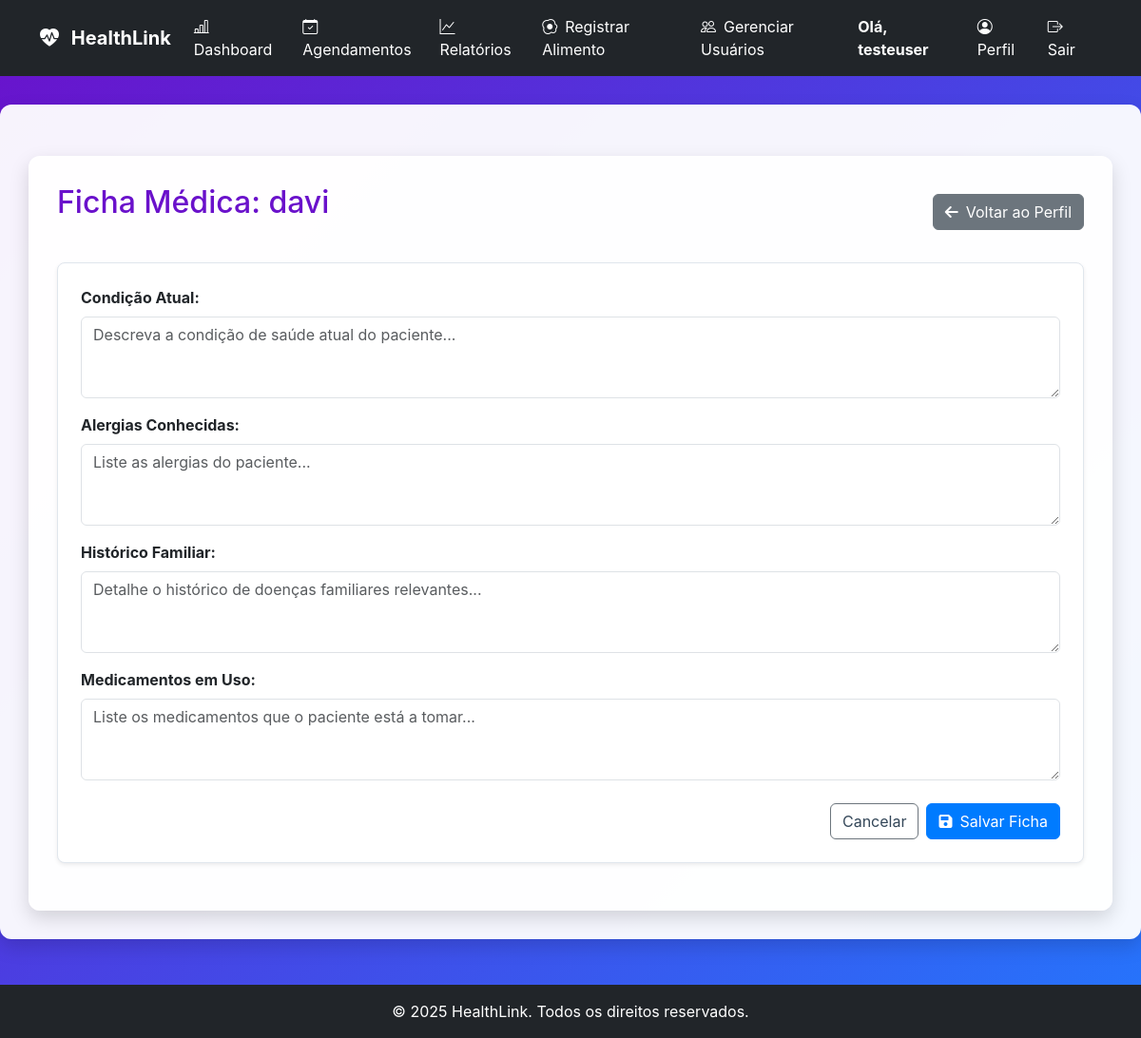
/ficha_medica/2 (signed in), run on an earlier commit of the app's database.
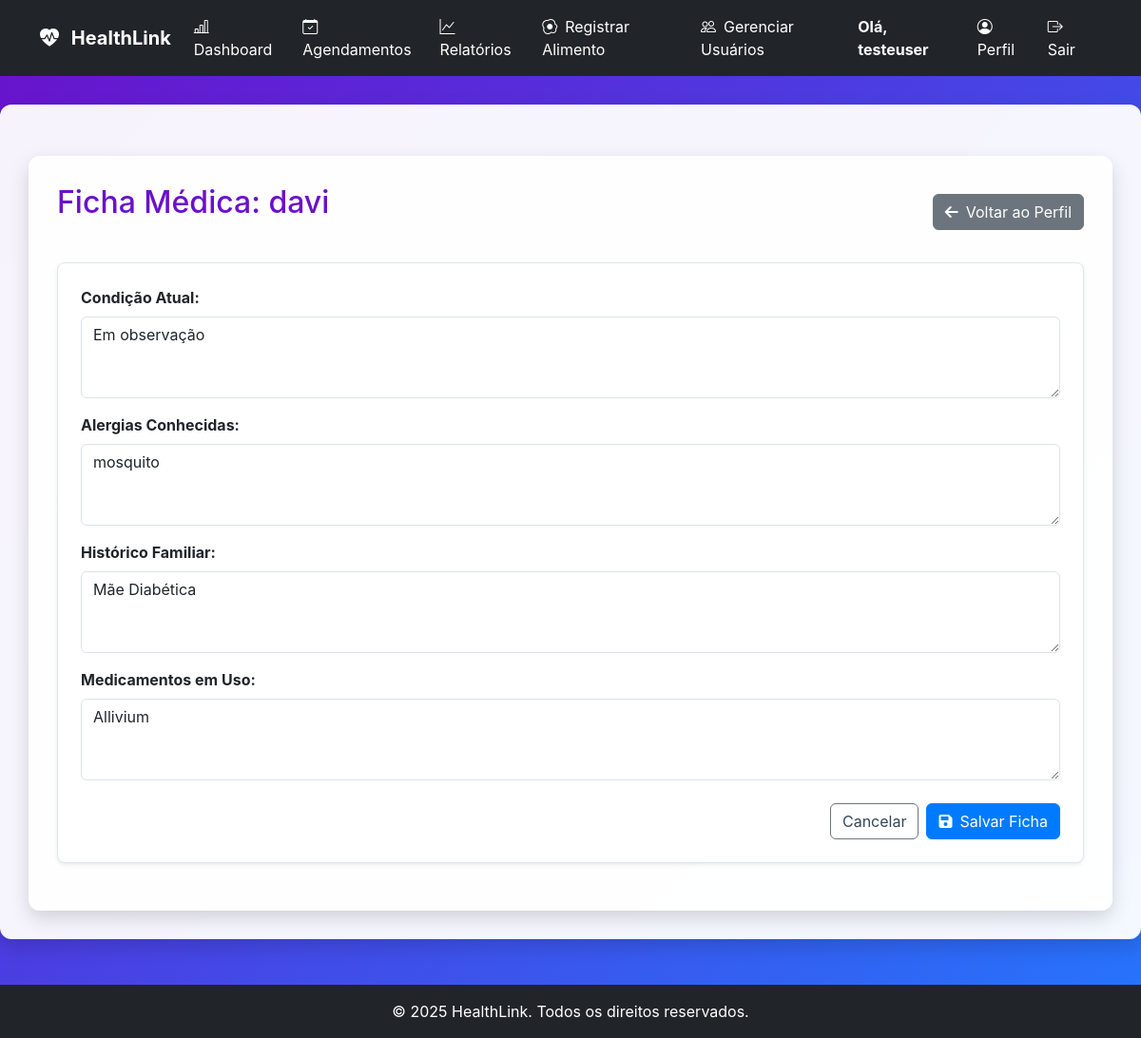
And on a later commit of the database.
### tables this page shows
CREATE TABLE fichas_medicas (
                    paciente_id INTEGER PRIMARY KEY,
                    historico_clinico TEXT,
                    medicacoes_atuais TEXT,
                    alergias TEXT,
                    observacoes_medicas TEXT,
                    FOREIGN KEY (paciente_id) REFERENCES users (id)
                );

### app.py (the view, shortened to what this page needs)
@app.route('/ficha_medica/<int:paciente_id>', methods=['GET', 'POST'])
@login_required
def ficha_medica(paciente_id):
    paciente = db_manager.carregar_usuario_por_id(paciente_id)
    if not paciente or paciente.get('role') != 'paciente':
        flash('Paciente não encontrado.', 'danger')
        return redirect(url_for('dashboard'))
    if not current_user.is_admin and not db_manager.medico_tem_acesso_a_paciente(current_user.id, paciente_id):
        flash('Acesso negado. Você não tem permissão para visualizar a ficha deste paciente.', 'danger')
        return redirect(url_for('dashboard'))
    ficha_medica_data = db_manager.carregar_ficha_medica(paciente_id)
    if not ficha_medica_data:
        ficha_medica_data = {'paciente_id': paciente_id}
    return render_template('ficha_medica.html', paciente=paciente, ficha=ficha_medica_data, tipos_diabetes=TIPOS_DIABETES)

### app.py (called while the page is built)
@app.context_processor
def inject_now():
    return {'now': datetime.now}

### database_manager.py (called while the page is built)
    def get_db_connection(self):
        conn = sqlite3.connect(self.db_path)
        conn.execute("PRAGMA foreign_keys = ON;")
        conn.row_factory = sqlite3.Row
        return conn

    def carregar_usuario_por_id(self, user_id):
        conn = self.get_db_connection()
        user_data = conn.execute(
            "SELECT id, username, role, email, nome_completo, razao_ic, fator_sensibilidade, data_nascimento, sexo, telefone, medico_id FROM users WHERE id = ?",
            (user_id,)
        ).fetchone()
        conn.close()
        return dict(user_data) if user_data else None

### models.py (called while the page is built)
    @property
    def is_admin(self):
        return self.role == 'admin'

    @property
    def is_paciente(self):
        return self.role == 'paciente' or self.role == 'user'

### templates/ficha_medica.html (shortened to what this page needs)
{% extends "base.html" %}
{% block content %}
<div class="container mt-4">
    <div class="d-flex justify-content-between align-items-center mb-4">
        <h2>Ficha Médica: {{ paciente.username }}</h2>
        <a href="{{ url_for('perfil_paciente', paciente_id=paciente.id) }}" class="btn btn-secondary">
            <i class="fas fa-arrow-left me-2"></i>Voltar ao Perfil
        </a>
    </div>
    <div class="card p-4 shadow-sm">
        <form action="{{ url_for('salvar_ficha_medica') }}" method="POST">
            <div class="mb-3">
                <label for="condicao_atual" class="form-label fw-bold">Condição Atual:</label>
                <textarea id="condicao_atual" name="condicao_atual" class="form-control" rows="3"
                    placeholder="Descreva a condição de saúde atual do paciente...">{{ ficha.condicao_atual if ficha and ficha.condicao_atual is not none else '' }}</textarea>
            </div>
            <div class="mb-3">
                <label for="alergias" class="form-label fw-bold">Alergias Conhecidas:</label>
                <textarea id="alergias" name="alergias" class="form-control" rows="3"
                    placeholder="Liste as alergias do paciente...">{{ ficha.alergias if ficha and ficha.alergias is not none else '' }}</textarea>
            </div>
            <div class="mb-3">
                <label for="historico_familiar" class="form-label fw-bold">Histórico Familiar:</label>
                <textarea id="historico_familiar" name="historico_familiar" class="form-control" rows="3"
                    placeholder="Detalhe o histórico de doenças familiares relevantes...">{{ ficha.historico_familiar if ficha and ficha.historico_familiar is not none else '' }}</textarea>
            </div>
            <div class="mb-3">
                <label for="medicamentos_uso" class="form-label fw-bold">Medicamentos em Uso:</label>
                <textarea id="medicamentos_uso" name="medicamentos_uso" class="form-control" rows="3"
                    placeholder="Liste os medicamentos que o paciente está a tomar...">{{ ficha.medicamentos_uso if ficha and ficha.medicamentos_uso is not none else '' }}</textarea>
            </div>
            <div class="d-flex justify-content-end gap-2 mt-4">
                <a href="{{ url_for('perfil_paciente', paciente_id=paciente.id) }}" class="btn btn-outline-secondary">Cancelar</a>
                <button type="submit" class="btn btn-primary">
                    <i class="fas fa-save me-2"></i>Salvar Ficha
                </button>
            </div>
        </form>
    </div>
</div>
{% endblock %}

What changed in the data, as far as the page shows it:
added fichas_medicas: condicao_atual "Em observação", alergias "mosquito", historico_familiar "Mãe Diabética", medicamentos_uso "Allivium"
